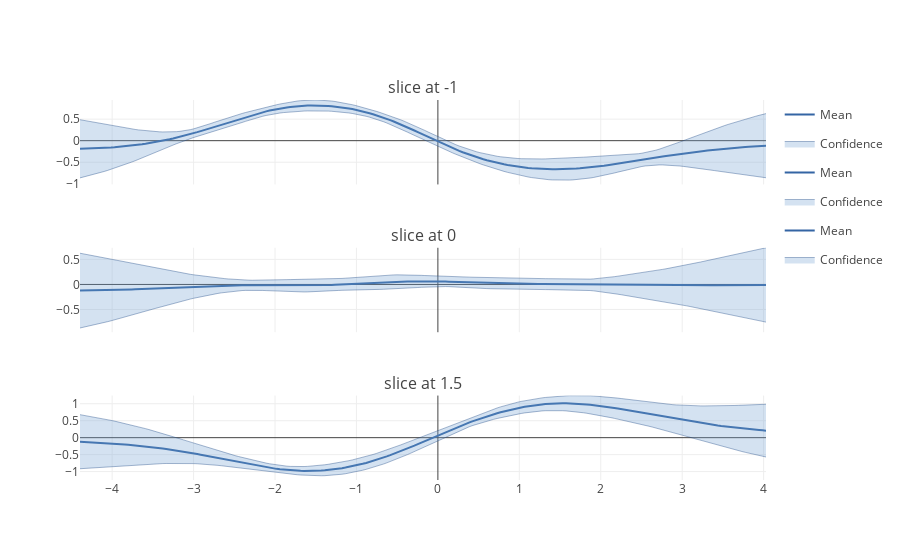

Notebook source saved alongside this figure:
### Markdown cell above
## Plotting slices
To see the uncertaintly associated with the above predictions, we can plot slices through the surface. this is done by passing the optional `fixed_inputs` argument to the plot function. `fixed_inputs` is a list of tuples containing which of the inputs to fix, and to which value.

To get horixontal slices of the above GP, we'll fix second (index 1) input to -1, 0, and 1.5:

### Code cell
slices = [-1, 0, 1.5]
figure = GPy.plotting.plotting_library().figure(3, 1, 
                        shared_xaxes=True,
                        subplot_titles=('slice at -1', 
                                        'slice at 0', 
                                        'slice at 1.5', 
                                        )
                            )
for i, y in zip(range(3), slices):
    canvas = m.plot(figure=figure, fixed_inputs=[(1,y)], row=(i+1), plot_data=False)
GPy.plotting.show(canvas, filename='basic_gp_regression_notebook_slicing')

### Figure 1 — Plotly figure (JSON) as saved in the notebook; plotly's stock layout.template omitted (floating-point values rounded to 4 significant figures; data arrays with more than 128 entries replaced by an {"elided": "..."} marker saying what was removed)
{"data": [{"line": {"color": "#3465a4", "width": 2}, "mode": "lines", "name": "Mean", "showlegend": true, "type": "scatter", "uid": "1307e16c-3cbd-45da-ae47-4520168f3805", "x": {"elided": "200 float values"}, "xaxis": "x", "y": {"elided": "200 float values"}, "yaxis": "y"}, {"fillcolor": "rgba(114, 159, 207, 0.3)", "legendgroup": "Confidence_fill_(1,1)", "line": {"color": "#204a87", "width": 0.4}, "mode": "lines", "name": "Confidence", "opacity": 0.3, "showlegend": false, "type": "scatter", "uid": "44a99728-d1ac-4c53-aca1-3eed26068b2e", "x": {"elided": "200 float values"}, "xaxis": "x", "y": {"elided": "200 float values"}, "yaxis": "y"}, {"fill": "tonextx", "fillcolor": "rgba(114, 159, 207, 0.3)", "legendgroup": "Confidence_fill_(1,1)", "line": {"color": "#204a87", "width": 0.4}, "mode": "lines", "name": "Confidence", "opacity": 0.3, "showlegend": true, "type": "scatter", "uid": "bfcdce39-e8fc-459e-ab67-cde46c394045", "x": {"elided": "200 float values"}, "xaxis": "x", "y": {"elided": "200 float values"}, "yaxis": "y"}, {"line": {"color": "#3465a4", "width": 2}, "mode": "lines", "name": "Mean", "showlegend": true, "type": "scatter", "uid": "56ef1195-2c70-4cb7-b162-7f41858c10de", "x": {"elided": "200 float values"}, "xaxis": "x", "y": {"elided": "200 float values"}, "yaxis": "y2"}, {"fillcolor": "rgba(114, 159, 207, 0.3)", "legendgroup": "Confidence_fill_(2,1)", "line": {"color": "#204a87", "width": 0.4}, "mode": "lines", "name": "Confidence", "opacity": 0.3, "showlegend": false, "type": "scatter", "uid": "6f75ec69-2503-4c8e-b72b-a139490b04b4", "x": {"elided": "200 float values"}, "xaxis": "x", "y": {"elided": "200 float values"}, "yaxis": "y2"}, {"fill": "tonextx", "fillcolor": "rgba(114, 159, 207, 0.3)", "legendgroup": "Confidence_fill_(2,1)", "line": {"color": "#204a87", "width": 0.4}, "mode": "lines", "name": "Confidence", "opacity": 0.3, "showlegend": true, "type": "scatter", "uid": "1335556f-78d1-4f54-a044-8b1f4ab419bc", "x": {"elided": "200 float values"}, "xaxis": "x", "y": {"elided": "200 float values"}, "yaxis": "y2"}, {"line": {"color": "#3465a4", "width": 2}, "mode": "lines", "name": "Mean", "showlegend": true, "type": "scatter", "uid": "aadd9308-ae2a-45eb-a9f9-fd4618f379d4", "x": {"elided": "200 float values"}, "xaxis": "x", "y": {"elided": "200 float values"}, "yaxis": "y3"}, {"fillcolor": "rgba(114, 159, 207, 0.3)", "legendgroup": "Confidence_fill_(3,1)", "line": {"color": "#204a87", "width": 0.4}, "mode": "lines", "name": "Confidence", "opacity": 0.3, "showlegend": false, "type": "scatter", "uid": "0540cf39-d339-46fd-87cd-de79945696af", "x": {"elided": "200 float values"}, "xaxis": "x", "y": {"elided": "200 float values"}, "yaxis": "y3"}, {"fill": "tonextx", "fillcolor": "rgba(114, 159, 207, 0.3)", "legendgroup": "Confidence_fill_(3,1)", "line": {"color": "#204a87", "width": 0.4}, "mode": "lines", "name": "Confidence", "opacity": 0.3, "showlegend": true, "type": "scatter", "uid": "bd10a5ec-9201-466f-9984-b11f227a3549", "x": {"elided": "200 float values"}, "xaxis": "x", "y": {"elided": "200 float values"}, "yaxis": "y3"}], "layout": {"annotations": [{"font": {"size": 16}, "showarrow": false, "text": "slice at -1", "x": 0.5, "xanchor": "center", "xref": "paper", "y": 1, "yanchor": "bottom", "yref": "paper"}, {"font": {"size": 16}, "showarrow": false, "text": "slice at 0", "x": 0.5, "xanchor": "center", "xref": "paper", "y": 0.6111, "yanchor": "bottom", "yref": "paper"}, {"font": {"size": 16}, "showarrow": false, "text": "slice at 1.5", "x": 0.5, "xanchor": "center", "xref": "paper", "y": 0.2222, "yanchor": "bottom", "yref": "paper"}], "showlegend": true, "xaxis": {"anchor": "y3", "domain": [0, 1]}, "yaxis": {"anchor": "free", "domain": [0.7778, 1], "position": 0}, "yaxis2": {"anchor": "free", "domain": [0.3889, 0.6111], "position": 0}, "yaxis3": {"anchor": "x", "domain": [0, 0.2222]}}}
